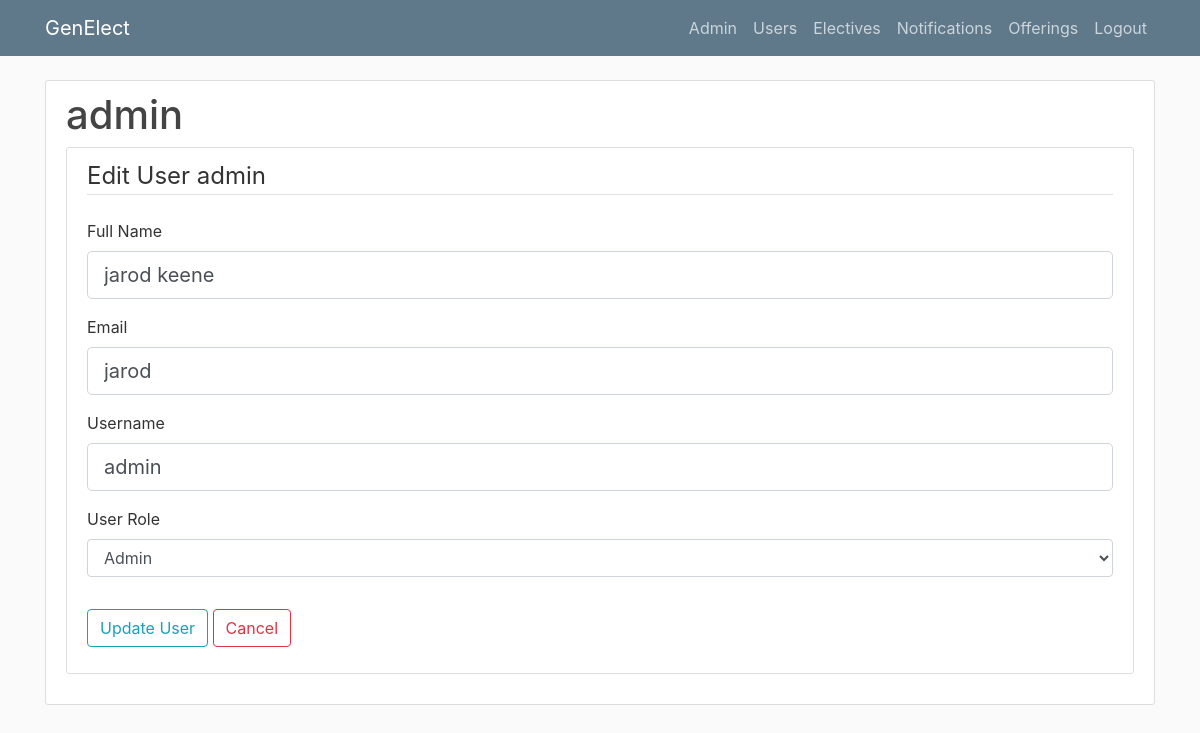
Before: /edituser/1 (signed in) with the older database file.
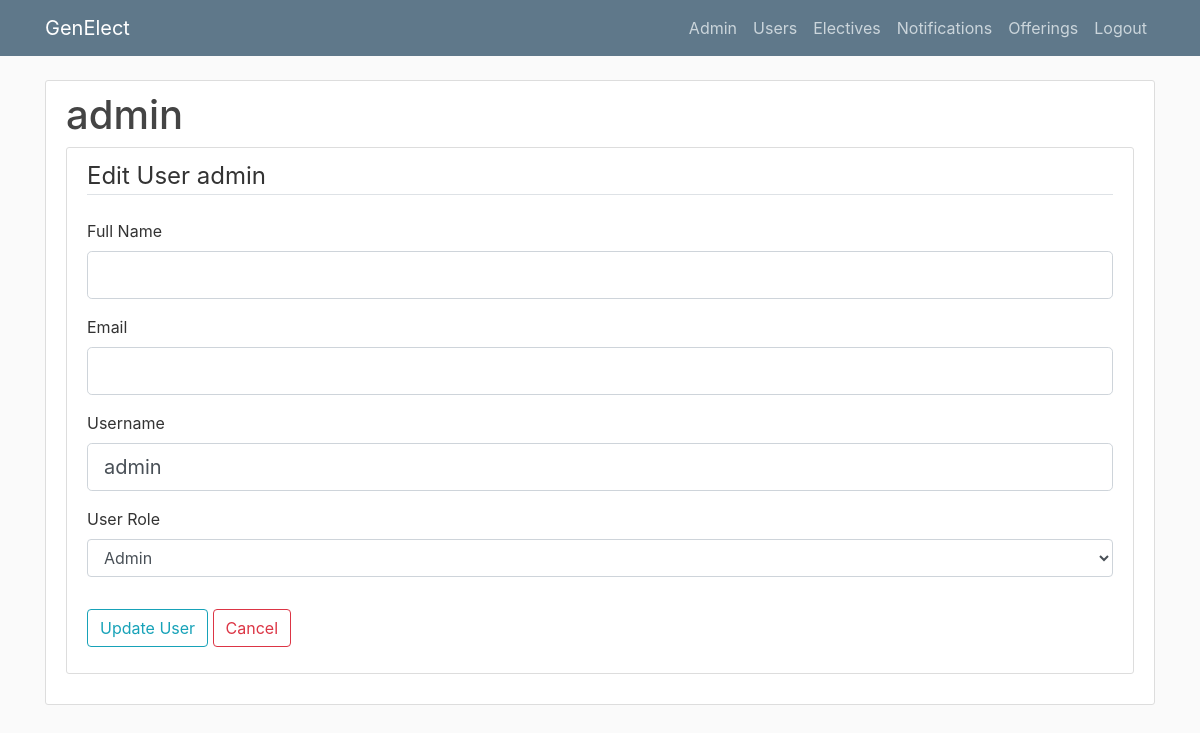
After: the same page with the newer database file.
### genElect/models.py (models this page shows)
class Base(db.Model):
    __abstract__ = True
    id = db.Column(db.Integer, primary_key=True, autoincrement=True)
    date_created = db.Column(db.DateTime, default=db.func.current_timestamp())
    date_modified = db.Column(db.DateTime, default=db.func.current_timestamp(),
            onupdate=db.func.current_timestamp())

class Users(Base, UserMixin):
    __tablename__ = 'users'
    username = db.Column(db.String(100), unique=True)
    full_name = db.Column(db.String(100))
    email = db.Column(db.String(100))
    role = db.Column(db.String(32), nullable=False)
    password = db.Column(db.String(128))

### genElect/__init__.py (the view)
@app.route("/user/<user_id>", methods=['GET', 'POST'])
@app.route("/edituser/<user_id>", methods=['GET', 'POST'])
def edituser(user_id):
    if current_user.is_authenticated and current_user.role == "admin":
        user = Users.query.filter_by(id=int(user_id)).first()
        if user:
            form = UpdateUserForm()
            if form.validate_on_submit():
                user.username = form.username.data
                user.full_name = form.full_name.data
                user.email = form.email.data
                user.role = form.role.data
                db.session.commit()
                flash("Account Info Updated", 'success')
                return redirect(f'/user/{user_id}')
            elif request.method == 'GET':
                form.full_name.data = user.full_name
                form.email.data = user.email
                form.username.data = user.username
                form.role.data = user.role
            return render_template('edituser.html', user=user, form=form, title="User Edit")
        else:
            return redirect(url_for('index'))
    else:
        return render_template('denied.html')

### genElect/forms/__init__.py
class UpdateUserForm(FlaskForm):
	full_name = StringField('Full Name', validators=[DataRequired()])
	email = StringField('Email', validators=[DataRequired()])
	username = StringField('Username', validators=[DataRequired()])
	choices = [('student','Student'), ('instructor','Instructor'), ('admin','Admin')]
	role = SelectField('User Role', choices=choices, validators=[Required()])
	submit = SubmitField('Update User')

### genElect/__init__.py (called while the page is built)
@login_manager.user_loader
def load_user(user_id):
    return Users.query.get(int(user_id))

### genElect/templates/edituser.html (shortened to what this page needs)
{% extends "layout.html" %}
{% block content %}
<div class="content-section">
  	<div class="media">
    	<div class="media-body">
      		<h2 class="account-heading">{{user.username}}</h2>
    	</div>
  	</div>
  <div class="content-section">
    	<form method="POST" action="">
    		<fieldset class="form-group">
    			<legend class="border-bottom mb-4">Edit User {{user.username}}</legend>
    			<div class="form-group">
    				{{ form.full_name.label(class="form-control-label") }}
                    {% if form.full_name.errors %}
                        {{ form.full_name(class="form-control form-control-lg is-invalid") }}
                        <div class="invalid-feedback">
                            {% for error in form.full_name.errors %}
                                <span>{{ error }}</span>
                            {% endfor%}
                        </div>
                    {% else %}
                        {{ form.full_name(class="form-control form-control-lg") }}
                    {% endif %}
    			</div>
    			<div class="form-group">
    				{{ form.email.label(class="form-control-label") }}
    				{% if form.email.errors %}
                        {{ form.email(class="form-control form-control-lg is-invalid") }}
                        <div class="invalid-feedback">
                            {% for error in form.email.errors %}
                                <span>{{ error }}</span>
                            {% endfor%}
                        </div>
                    {% else %}
                        {{ form.email(class="form-control form-control-lg") }}
                    {% endif %}
    			</div>
    			<div class="form-group">
    				{{ form.username.label(class="form-control-label") }}
    				{% if form.username.errors %}
                        {{ form.username(class="form-control form-control-lg is-invalid") }}
                        <div class="invalid-feedback">
                            {% for error in form.username.errors %}
                                <span>{{ error }}</span>
                            {% endfor%}
                        </div>
                    {% else %}
                        {{ form.username(class="form-control form-control-lg") }}
                    {% endif %}
    			</div>
    			<div class="form-group">
    				{{ form.role.label(class="form-control-label") }}
    				{{ form.role(class="form-control") }}
    			</div>
    		</fieldset>
    		<div class="form-group">
    			{{ form.submit(class="btn btn-outline-info") }}
                <button type="button" onclick="window.location.href = '/allusers'" class="btn btn-outline-danger">Cancel</button>
            </div>
    	</form>
    </div>
</div>
{% endblock content %}

Changed rows visible on the page:
changed Users "admin": full_name "jarod keene" → (not shown); email "jarod" → (not shown)
